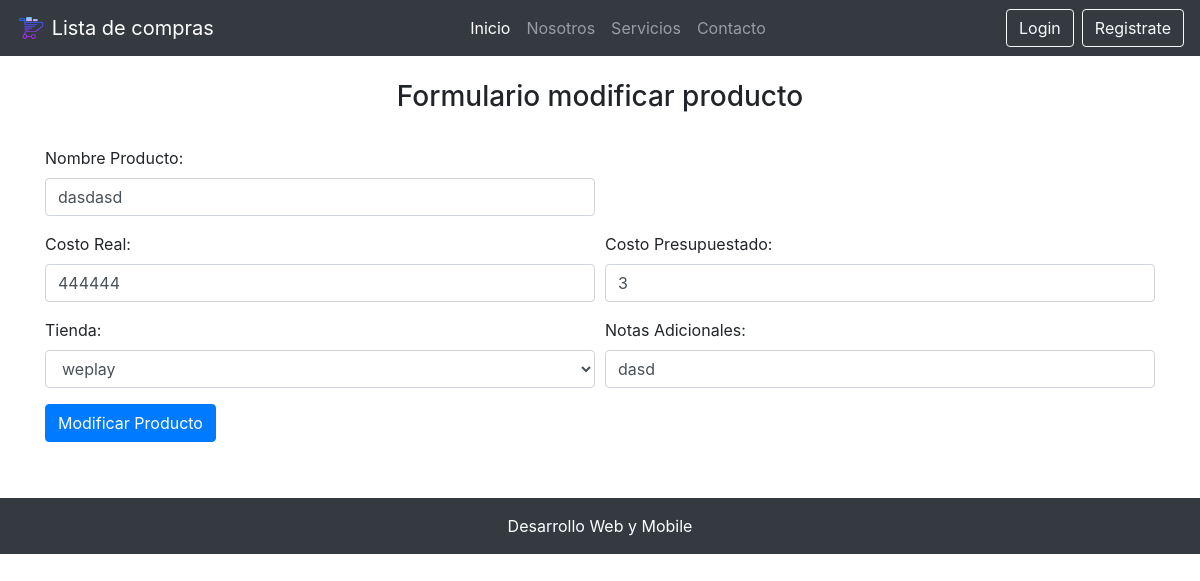
/modificar_producto/22/, run on the app's committed database.
### core/models.py (models this page shows, shortened)
class Producto(models.Model):
    nombre = models.CharField(max_length=50)
    costo_real = models.IntegerField(verbose_name="Costo Real")
    costo_presupuestado = models.IntegerField(verbose_name="Costo Presupuestado")
    notas_adicionales = models.CharField( max_length=200, verbose_name="Notas Adicionales")
    estadoProducto = models.ForeignKey(EstadoProducto, on_delete=models.CASCADE, verbose_name="Estado Producto")
    lista = models.ForeignKey(Lista, on_delete=models.CASCADE)
    tienda = models.ForeignKey(Tienda, on_delete=models.CASCADE)

class Tienda(models.Model):
    nombre = models.CharField(max_length=50)
    nombre_sucursal = models.CharField(max_length=50, verbose_name="Nombre Sucursal")
    direccion = models.CharField(max_length=50)
    comuna = models.ForeignKey(Comuna, on_delete=models.CASCADE)
    estado_tienda = models.ForeignKey(EstadoTienda, on_delete=models.CASCADE, verbose_name="Estado Tienda")

### core/views.py (the view, shortened to what this page needs)
# urls.py: path('modificar_producto/<id>/', modificar_producto, name="modificar_producto"),
def modificar_producto(request, id):
    producto = Producto.objects.get(id=id)
    lista = Lista.objects.get(id=producto.lista.id)
    ti = Tienda.objects.all()
    variables = {
        'producto': producto,
        'ti': ti,
        'lista': lista
    }
    return render(request, 'core/modificar_producto.html', variables)

### core/templates/core/modificar_producto.html (shortened to what this page needs)
{% extends 'core/base.html' %}
{% load static %}
{% block contenido %}
<br>
<div class="container">
    <h3 class="text-center">Formulario modificar producto</h3>
    <br>
    <form action="" method="POST" id="formularioproducto">
        <div class="form-row">
            <div class="form-group col-md-6">
                <label for="">Nombre Producto:</label>
                <input type="text" name="txtnombre" id="txtnombre" class="form-control" value="{{ producto.nombre }}">
            </div>
        </div>
        <div class="form-row">
            <div class="form-group col-md-6">
                <label for="">Costo Real:</label>
                <input type="number" name="txtreal" id="txtreal" class="form-control" value="{{ producto.costo_real }}">
            </div>
            <div class="form-group col-md-6">
                <label for="">Costo Presupuestado:</label>
                <input type="number" name="txtpresu" id="txtpresu" class="form-control" value="{{ producto.costo_presupuestado }}">
            </div>
        </div>
        <div class="form-row">
            <div class="form-group col-md-6">
                    <label for="">Tienda:</label>
                    <select name="cbotienda" id="cbotienda" class="form-control">
                        {% for t in ti %}
                        <option
                        {% if t.id == producto.tienda.id %}
                        {{'selected'}}
                        {% endif %}
                        value="{{ t.id }}">{{ t.nombre }}</option>
                        {% endfor %}
                    </select>
            </div>
            <div class="form-group col-md-6">
                <label for="">Notas Adicionales:</label>
                <input type="text" name="txtnotas" id="txtnotas" class="form-control" value="{{ producto.notas_adicionales }}">
            </div>
        </div>
        <input type="submit" value="Modificar Producto" class="btn btn-primary">
    </form>
</div>
<br>
<div class="d-flex justify-content-center">
</div>
<br>
{% endblock contenido %}

### core/static/core/css/estilos.css (style rules this page uses)
* { margin: 0; padding: 0; }

### data on the page
Producto: txtnombre "dasdasd", txtreal "444444", txtpresu "3", cbotienda "weplay", txtnotas "dasd"
